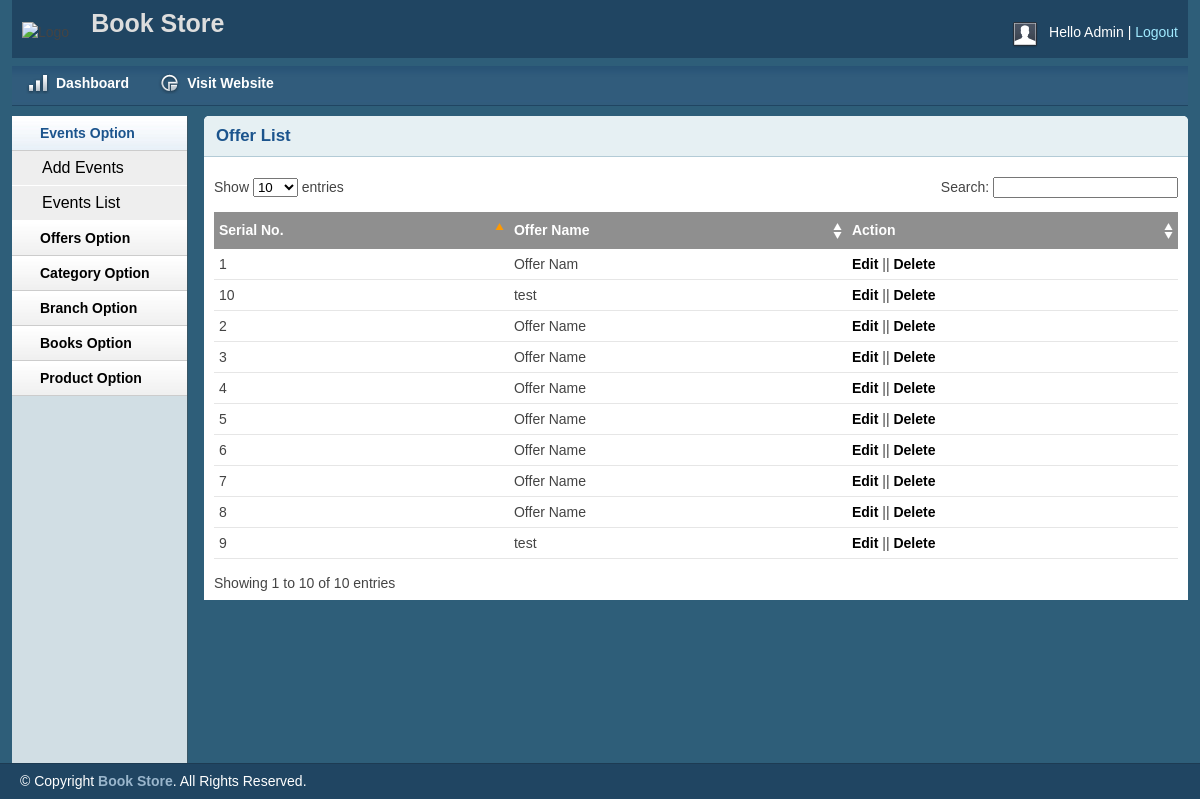
Screenshot of /admin/offerlist.php (signed in) with the database file from the repository.
### tables this page shows
CREATE TABLE IF NOT EXISTS `tbl_offers` (
  `offerId` int(11) NOT NULL AUTO_INCREMENT,
  `offerName` varchar(200) NOT NULL,
  `offerDescription` varchar(500) NOT NULL,
  PRIMARY KEY (`offerId`)
);

### lib/Database.php (called while the page is built, shortened)
<?php
class Database{
	public $host   = DB_HOST;
	public $user   = DB_USER;
	public $pass   = DB_PASS;
	public $dbname = DB_NAME;
	public $link;
	private function connecDB()
	{
		$this->link = new mysqli($this->host, $this->user, $this->pass, $this->dbname);
	}
	public function select($query)
	{
		$result = $this->link->query($query) or die ($this->link->error.__LINE__);
		if($result->num_rows > 0){
			return $result;
		}
		else{
			return false;
		}
	}
}
?>

### admin/offerlist.php (the view, shortened to what this page needs)
<?php include 'inc/header.php';?>
<?php include 'inc/sidebar.php';?>
        <div class="grid_10">
            <div class="box round first grid">
                <h2>Offer List</h2>
                <div class="block">
                    <table class="data display datatable" id="example">
					<thead>
						<tr>
							<th>Serial No.</th>
							<th>Offer Name</th>
							<th>Action</th>
						</tr>
					</thead>
					<tbody>
						<?php
							$query="select * from tbl_offers";
							$selectData=$db->select($query);
							if($selectData)
							{
								$i=0;
								while($result=$selectData->fetch_assoc())
								{
									$i++;
						?>
									<tr class="odd gradeX">
										<td> <?php echo $i; ?> </td>
										<td> <?php echo $result['offerName']; ?> </td>
										<td><a href="editoffer.php?editid=<?php echo $result['offerId'];?>">Edit</a> || <a onclick="return confirm('Are you sure to Delete! ');" href="deleteoffer.php?deleteid=<?php echo $result['offerId'];?>">Delete</a></td>
									</tr>
						<?php
								}
							}
						?>
					</tbody>
				</table>
               </div>
            </div>
        </div>
<?php include 'inc/footer.php';?>

### admin/css/layout.css (style rules this page uses)
body { background: #fff none repeat scroll 0 0; color: #444; font-size: 14px; padding: 0; }
a { color: #000; font-weight:bold; text-decoration: none; }
h1, h2, h3, h4, h5, h6 { line-height:1.2em; margin-bottom:.3em; }
h2 { margin-top:1em; }
.box { background:#fff; margin-bottom:20px; padding:10px 10px 10px 10px; margin-left:-8px; }
.box.grid { padding-bottom:40px; }
.box.round { -moz-border-radius: 5px 5px 0px 0px; -webkit-border-radius: 5px 5px 0px 0px; border-radius: 5px 5px 0px 0px; }
.box h2 { font-size:1.2em; font-weight:bold; color:#1B548D; background:#E6F0F3; margin:-10px -10px 0 -10px; padding:10px 12px; border-bottom:1px solid #B3CBD6; -moz-border-radius: 5px 5px 0px 0px; -webkit-border-radius: 5px 5px 0px 0px; border-radius: 5px 5px 0px 0px; }
.box.first { min-height: 406px; }
.block { padding-top:20px; }
.block { padding-bottom:1px; }
table.display { margin: 0 auto; clear: both; width: 100%; }
.sorting_asc { background: #8f8f8f url(../img/table/sort_asc.png) no-repeat center right; padding:8px 5px; text-align:left; color:#fff; }
.sorting { background:#8f8f8f url(../img/table/sort_both.png) no-repeat center right; padding:8px 5px; text-align:left; color:#fff; }
tr.odd { height: 30px; line-height: 30px; border-bottom:1px solid #e6e6e6; }
tr.even { height: 30px; line-height: 30px; border-bottom:1px solid #e6e6e6; }
tr.odd td, tr.even td { padding-left:5px; }

### rows the page displays
tbl_offers: offerName "Offer Nam"
tbl_offers: offerName "Offer Name"
tbl_offers: offerName "Offer Name"
tbl_offers: offerName "Offer Name"
tbl_offers: offerName "Offer Name"
tbl_offers: offerName "Offer Name"
tbl_offers: offerName "Offer Name"
tbl_offers: offerName "Offer Name"
tbl_offers: offerName "test"
tbl_offers: offerName "test"
